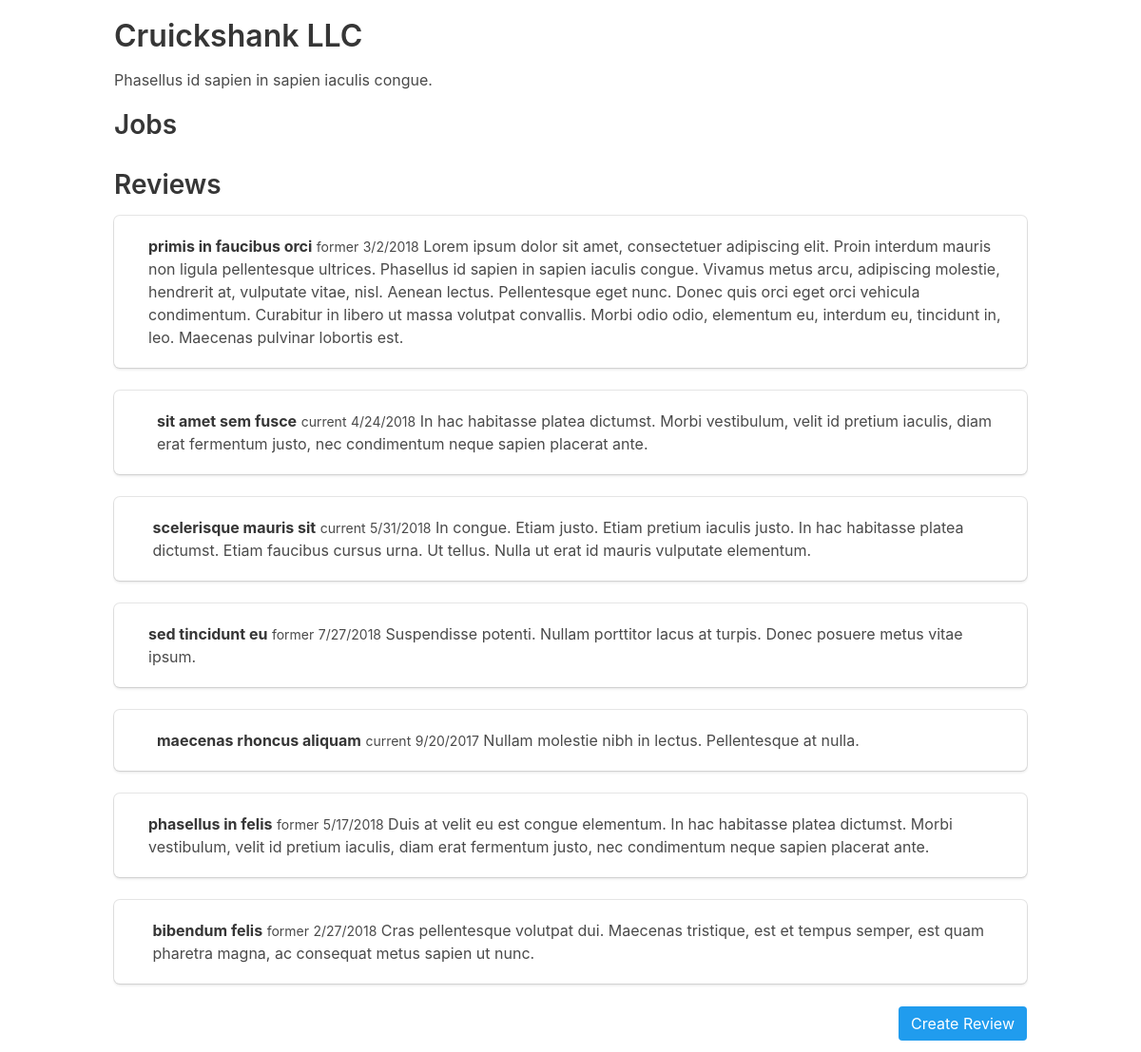
The app's page /employer/6 with its own data.
### tables this page shows
CREATE TABLE "employer" (
"id" INTEGER PRIMARY KEY AUTOINCREMENT,
"name" VARCHAR,
"description" TEXT,
"address" VARCHAR,
"city" VARCHAR,
"state" VARCHAR,
"zip" VARCHAR
);

CREATE TABLE "review" (
"id" INTEGER PRIMARY KEY AUTOINCREMENT,
"review" TEXT,
"rating" INTEGER,
"title" VARCHAR,
"date" DATETIME,
"status" VARCHAR,
"employer_id" INTEGER
);

### jobs/app.py (the view)
@app.route('/employer/<employer_id>')
def employer(employer_id):
    employer = execute_sql('SELECT * FROM employer WHERE id=?', employer_id, single=True)
    jobs = execute_sql('SELECT job.id, job.title, job.description, job.salary FROM job JOIN employer ON employer.id = job.employer_id WHERE employer.id = ?', [employer_id])
    reviews = execute_sql('SELECT review, rating, title, date, status FROM review JOIN employer ON employer.id = review.employer_id WHERE employer.id = ?', [employer_id])
    return render_template('employer.html', employer=employer, jobs=jobs, reviews=reviews)

### jobs/app.py (called while the page is built)
def open_connection():
    connection = getattr(g, '_connection', None)
    if connection is None:
        connection = g._connection = sqlite3.connect(PATH)
    connection.row_factory = sqlite3.Row
    return connection

@app.teardown_appcontext
def close_connection(exception):
    connection = getattr(g, '_connection', None)
    if connection is not None:
        connection.close()

def execute_sql(sql, values = (), commit = False, single = False):
    connection = open_connection()
    cursor = connection.execute(sql, values)
    if commit:
        results = connection.commit()
    else:
        results = cursor.fetchone() if single else cursor.fetchall()
    cursor.close()
    return results

### jobs/templates/employer.html (shortened to what this page needs)
{% extends('layout.html') %}
{% block content %}
  <div>
    <h1>{{ employer['name'] }}</h1>
    <div class="description">
      <p>{{ employer['description'] }}</p>
    </div>
  </div>
  <h2>Jobs</h2>
  <h2>Reviews</h2>
    {% for review in reviews %}
    <div class="box">
      <article class="media">
        <div class="media-left">
        </div>
        <div class="media-content">
          <div class="content">
            <p>
              <strong>{{ review['title'] }}</strong>
              <small>{{ review['status'] }}</small>
              <small>{{ review['date'] }}</small>
              {{ review['review'] }}
            </p>
          </div>
        </div>
      </article>
    </div>
    {% endfor %}
  <div class="columns">
    <div class="column">
      <a class="button is-info is-pulled-right" href="{{ url_for('review', employer_id=employer['id']) }}">Create Review</a>
    </div>
  </div>
{% endblock %}

### records on screen
employer: name "Cruickshank LLC", description "Phasellus id sapien in sapien iaculis congue."
review: title "primis in faucibus orci", status "former", date "3/2/2018", review "Lorem ipsum dolor sit amet, consectetuer adipiscing elit. Proin interdum mauris non ligula pellentesque ultrices. Phasellus id sapien in sapien iaculis congue. Vivamus metus arcu, adipiscing molestie, hendrerit at, vulputate vitae, nisl. Aenean lectus. Pellentesque eget nunc. Donec quis orci eget orci vehicula condimentum. Curabitur in libero ut massa volutpat convallis. Morbi odio odio, elementum eu, interdum eu, tincidunt in, leo. Maecenas pulvinar lobortis est."
review: title "sit amet sem fusce", status "current", date "4/24/2018", review "In hac habitasse platea dictumst. Morbi vestibulum, velit id pretium iaculis, diam erat fermentum justo, nec condimentum neque sapien placerat ante."
review: title "scelerisque mauris sit", status "current", date "5/31/2018", review "In congue. Etiam justo. Etiam pretium iaculis justo. In hac habitasse platea dictumst. Etiam faucibus cursus urna. Ut tellus. Nulla ut erat id mauris vulputate elementum."
review: title "sed tincidunt eu", status "former", date "7/27/2018", review "Suspendisse potenti. Nullam porttitor lacus at turpis. Donec posuere metus vitae ipsum."
review: title "maecenas rhoncus aliquam", status "current", date "9/20/2017", review "Nullam molestie nibh in lectus. Pellentesque at nulla."
review: title "phasellus in felis", status "former", date "5/17/2018", review "Duis at velit eu est congue elementum. In hac habitasse platea dictumst. Morbi vestibulum, velit id pretium iaculis, diam erat fermentum justo, nec condimentum neque sapien placerat ante."
review: title "bibendum felis", status "former", date "2/27/2018", review "Cras pellentesque volutpat dui. Maecenas tristique, est et tempus semper, est quam pharetra magna, ac consequat metus sapien ut nunc."
